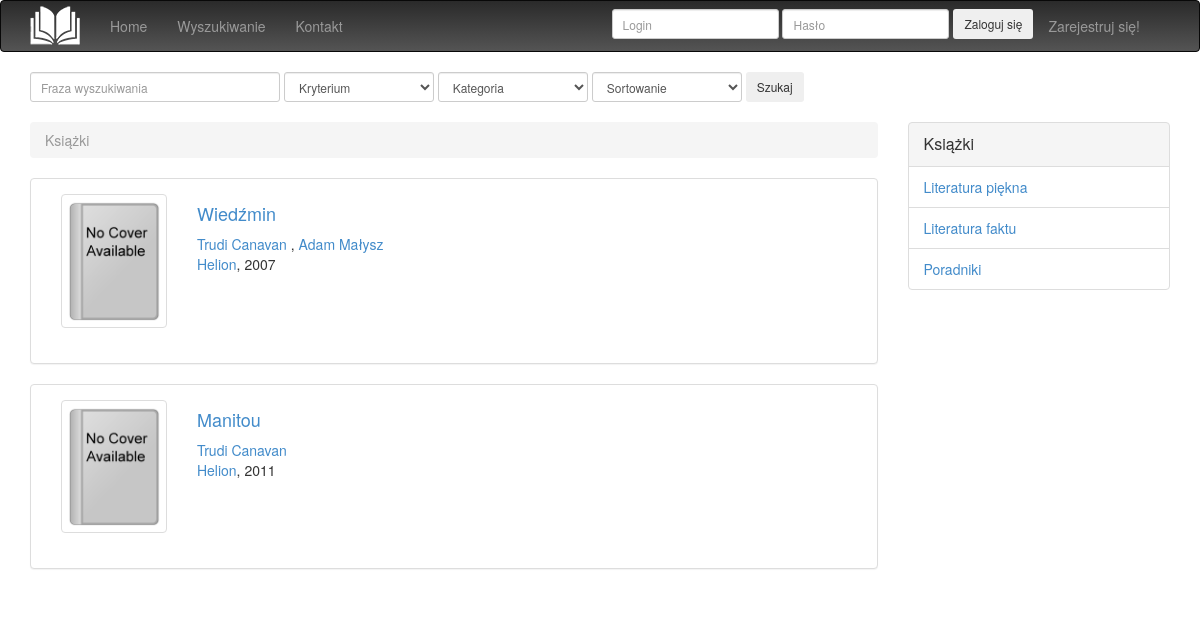
Page /category/1/ on the committed database.
### bibliotheca/models.py (models this page shows, shortened)
class Categories(models.Model):
    name = models.CharField(max_length=255)
    top_category = models.ForeignKey('self', null=True, blank=True)
    def get_all_children(self, include_self=True):
        r = []
        if include_self:
            r.append(self)
        for c in Categories.objects.filter(top_category=self):
            r.append(c.get_all_children())
        return r

class Books(models.Model):
    publisher = models.ForeignKey(Publishers)
    category = models.ForeignKey(Categories)
    authors = models.ManyToManyField(Authors)
    title = models.CharField(max_length=255)
    original_title = models.CharField(max_length=255)
    ISBN = models.CharField(max_length=255)
    published_date = models.IntegerField('Rok wydania')
    number_of_pages = models.IntegerField()
    description = models.TextField()

class Authors(models.Model):
    name = models.CharField(max_length=255)
    last_name = models.CharField(max_length=255)

class Publishers(models.Model):
    name = models.CharField(max_length=255)
    def __str__(self):
        return self.name

### bibliotheca/views.py (the view)
# urls.py: url(r'^category/(?P<cid>[0-9]+)/', views.CategoryView.as_view(), name='category'),
class CategoryView(ListView):
    template = 'categories.html'
    def flatten(nested):
        flat = list()
        def flatten_in(nested, flat):
            for i in nested:
                flatten_in(i, flat) if isinstance(i, list) else flat.append(i)
            return flat
        flatten_in(nested, flat)
        return flat
    def get(self, request, cid, *args, **kwargs):
        current = Categories.objects.get(id=cid)
        related_cats = current.get_all_children()
        relcats = CategoryView.flatten(related_cats)
        queries = [Q(category=value) for value in relcats]
        query = queries.pop()
        for item in queries:
            query |= item
        books = Books.objects.filter(query)
        obj = current
        breadcrumbs = []
        while obj != None:
            breadcrumbs.append(obj)
            obj = obj.top_category
        breadcrumbs.reverse()
        children = Categories.objects.filter(top_category=current)
        if children.count() == 0:
            current = current.top_category
            children = Categories.objects.filter(top_category=current)
        context = {
            'books' : books,
            'breadcrumbs' : breadcrumbs,
            'current' : current,
            'children' : children,
            'cid' : int(cid)
        }
        return render(request,self.template, context)

### templates/categories.html
{% extends "base.html" %}
{% load staticfiles %}
{% block content %}
    {% if breadcrumbs %}
        <ol class="breadcrumb">
            {% for crumb in breadcrumbs %}
                {% if crumb.id == cid %}
                    <li class="active">{{ crumb.name }}</li>
                {% else %}
                    <li><a href="/category/{{ crumb.id }}">{{ crumb.name }}</a></li>
                {% endif %}
            {% endfor %}
        </ol>
    {% endif %}
    {% if books %}
        {% for book in books %}
            <div class="panel panel-default">
                <div class="panel-body">
                    <div class="col-md-2">
                        <a href="#" class="thumbnail">
                            <img src="{% static 'images/PlaceholderBook.png' %}" alt="...">
                        </a>
                    </div>
                    <div class="col-md-10">
                        <h4><a href="/book/{{ book.id }}">{{ book.title }}</a></h4>
                        {% for author in book.authors.all %}
                            <a href="/author/{{ author.id }}">{{ author.name }} {{ author.last_name }}</a>
                            {% if not forloop.last %}, {% endif %}
                        {% endfor %}
                        <p>
                            <a href="/publisher/{{ book.publisher.id }}">{{ book.publisher }}</a>, {{ book.published_date }}
                        </p>
                    </div>
                </div>
            </div>
        {% endfor %}
    {% else %}
        <h2>Brak książek w tej kategorii.</h2>
    {% endif %}
{% endblock %}
{% block right_menu %}
    <ul class="list-group panel-default">
        <li class="panel-heading list-group-item">
            <p class="panel-title">
                <a href="/category/{{ current.id }}">{{ current.name }}</a>
            </p>
        </li>
        {% for subcat in children %}
            <li class="list-group-item">
                {% if cid == subcat.id %}
                    {{ subcat.name }}
                {% else %}
                    <a href="/category/{{ subcat.id }}">{{ subcat.name }}</a>
                {% endif %}
            </li>
        {% endfor %}
    </ul>
{% endblock %}

### rows in the picture
Categories: name "Książki"
Books: title "Wiedźmin", publisher "Helion", published_date "2007"
Authors: name "Trudi", last_name "Canavan"
Authors: name "Adam", last_name "Małysz"
Books: title "Manitou", publisher "Helion", published_date "2011"
Categories: name "Literatura piękna"
Categories: name "Literatura faktu"
Categories: name "Poradniki"
